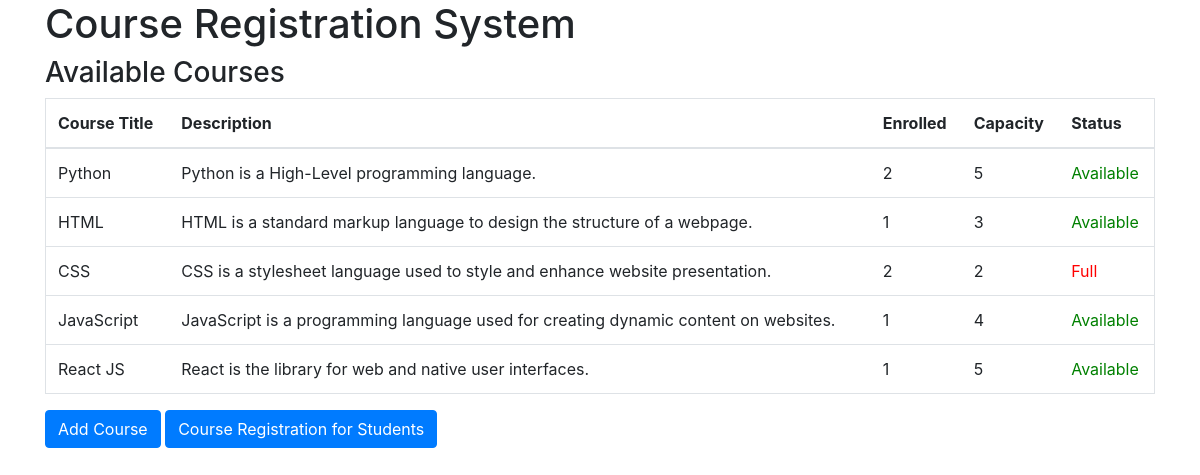
Before: / with the older database file.
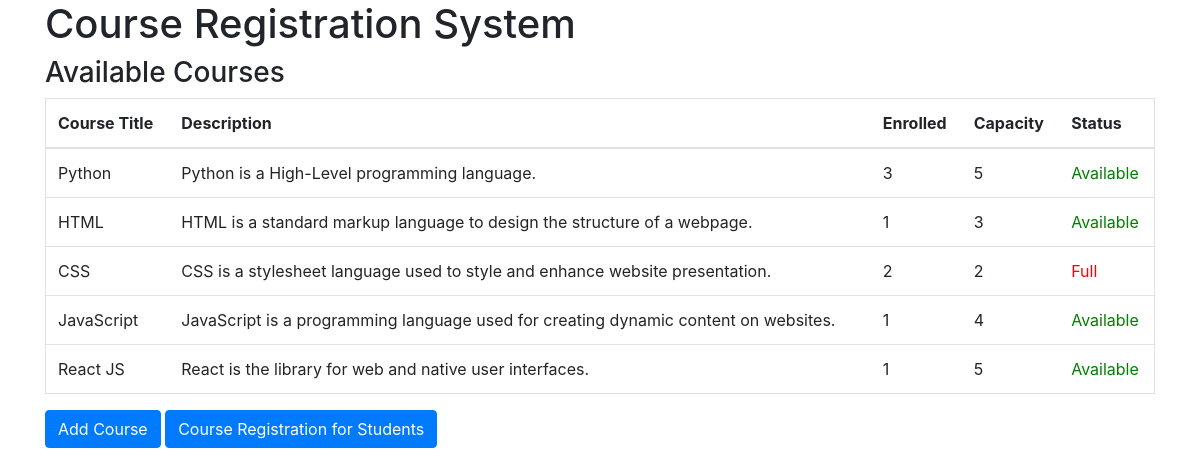
After: the same page with the newer database file.
### course_app/models.py (models this page shows, shortened)
class Course(models.Model):
    title = models.CharField(max_length=50, default='')
    description = models.TextField(max_length=100, default='')
    maximum_capacity = models.IntegerField()
    current_enrolled = models.IntegerField(default=0)

### course_app/views.py (the view)
# urls.py: path('', views.course_list),
def course_list(request):  # function to fetch and display all courses from db
    courses = Course.objects.all() # fetch course data from db
    return render(request, 'course_list.html', {'courses': courses}) # passes course data to the page

### templates/course_list.html
{% extends 'base.html' %}
{% block content %}
<h1>Course Registration System</h1>
<h3>Available Courses</h3>
<table class="table" border="1px solid">
    <thead>
        <tr>
            <th>Course Title</th>
            <th>Description</th>
            <th>Enrolled</th>
            <th>Capacity</th>
            <th>Status</th>
        </tr>
    </thead>
    <tbody>
        {% for course in courses %}
        <tr>
            <td>{{ course.title }}</td>
            <td>{{ course.description }}</td>
            <td>{{ course.current_enrolled }}</td>
            <td>{{ course.maximum_capacity }}</td>
            <td>
                {% if course.current_enrolled >= course.maximum_capacity %}
                <span style="color: red;">Full</span>
                {% else %}
                <span style="color: green;">Available</span>
                {% endif %}
            </td>
        </tr>
        {% empty %}
        <tr>
            <td colspan="5" style="text-align: center;">No courses available. Please add a course.</td>
        </tr>
        {% endfor %}
    </tbody>
</table>
<a href="/add_course/" class="btn btn-primary">Add Course</a>
<a href="/register/" class="btn btn-primary">Course Registration for Students</a>
{% endblock %}

Changed rows visible on the page:
changed Course "Python": current_enrolled "2" → "3"
